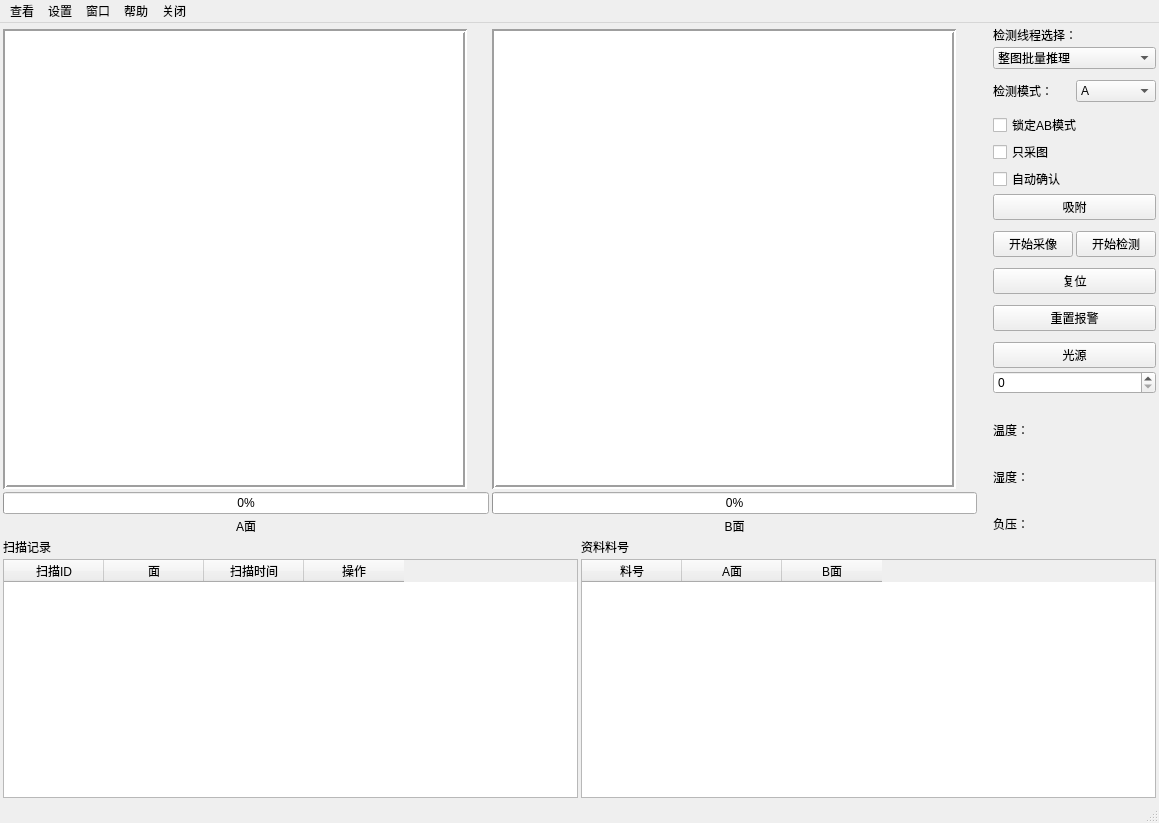
<?xml version="1.0" encoding="UTF-8"?>
<ui version="4.0">
 <class>MainWindow</class>
 <widget class="QMainWindow" name="MainWindow">
  <property name="geometry">
   <rect>
    <x>0</x>
    <y>0</y>
    <width>1159</width>
    <height>823</height>
   </rect>
  </property>
  <property name="windowTitle">
   <string>AOI检测系统</string>
  </property>
  <widget class="QWidget" name="centralwidget">
   <property name="sizePolicy">
    <sizepolicy hsizetype="Preferred" vsizetype="Preferred">
     <horstretch>0</horstretch>
     <verstretch>0</verstretch>
    </sizepolicy>
   </property>
   <layout class="QGridLayout" name="gridLayout">
    <item row="0" column="0">
     <layout class="QVBoxLayout" name="verticalLayout_6" stretch="7,4">
      <item>
       <layout class="QHBoxLayout" name="horizontalLayout_5" stretch="9,0,1">
        <item>
         <layout class="QHBoxLayout" name="horizontalLayout" stretch="1,1">
          <item>
           <layout class="QVBoxLayout" name="A_verticalLayout" stretch="1,19,1,1">
            <item>
             <layout class="QVBoxLayout" name="Atoolbar_verticalLayout">
              <item>
               <widget class="QWidget" name="Atoolbar_widget" native="true">
                <property name="sizePolicy">
                 <sizepolicy hsizetype="Preferred" vsizetype="Preferred">
                  <horstretch>0</horstretch>
                  <verstretch>0</verstretch>
                 </sizepolicy>
                </property>
               </widget>
              </item>
             </layout>
            </item>
            <item>
             <widget class="QGraphicsView" name="graphicsView_left">
              <property name="sizePolicy">
               <sizepolicy hsizetype="Fixed" vsizetype="Fixed">
                <horstretch>0</horstretch>
                <verstretch>0</verstretch>
               </sizepolicy>
              </property>
              <property name="minimumSize">
               <size>
                <width>464</width>
                <height>460</height>
               </size>
              </property>
              <property name="maximumSize">
               <size>
                <width>464</width>
                <height>460</height>
               </size>
              </property>
              <property name="frameShape">
               <enum>QFrame::Box</enum>
              </property>
              <property name="lineWidth">
               <number>2</number>
              </property>
             </widget>
            </item>
            <item>
             <widget class="QProgressBar" name="AprogressBar">
              <property name="value">
               <number>0</number>
              </property>
             </widget>
            </item>
            <item>
             <widget class="QLabel" name="A_label">
              <property name="text">
               <string>A面</string>
              </property>
              <property name="alignment">
               <set>Qt::AlignCenter</set>
              </property>
             </widget>
            </item>
           </layout>
          </item>
          <item>
           <layout class="QVBoxLayout" name="B_verticalLayout" stretch="1,19,1,1">
            <item>
             <layout class="QVBoxLayout" name="Btoolbar_verticalLayout">
              <item>
               <widget class="QWidget" name="Btoolbar_widget" native="true"/>
              </item>
             </layout>
            </item>
            <item>
             <widget class="QGraphicsView" name="graphicsView_right">
              <property name="sizePolicy">
               <sizepolicy hsizetype="Fixed" vsizetype="Fixed">
                <horstretch>0</horstretch>
                <verstretch>0</verstretch>
               </sizepolicy>
              </property>
              <property name="minimumSize">
               <size>
                <width>464</width>
                <height>460</height>
               </size>
              </property>
              <property name="maximumSize">
               <size>
                <width>464</width>
                <height>460</height>
               </size>
              </property>
              <property name="frameShape">
               <enum>QFrame::Box</enum>
              </property>
              <property name="lineWidth">
               <number>2</number>
              </property>
             </widget>
            </item>
            <item>
             <widget class="QProgressBar" name="BprogressBar">
              <property name="value">
               <number>0</number>
              </property>
             </widget>
            </item>
            <item>
             <widget class="QLabel" name="B_label">
              <property name="layoutDirection">
               <enum>Qt::LeftToRight</enum>
              </property>
              <property name="text">
               <string>B面</string>
              </property>
              <property name="alignment">
               <set>Qt::AlignCenter</set>
              </property>
             </widget>
            </item>
           </layout>
          </item>
         </layout>
        </item>
        <item>
         <spacer name="horizontalSpacer">
          <property name="orientation">
           <enum>Qt::Horizontal</enum>
          </property>
          <property name="sizeType">
           <enum>QSizePolicy::Minimum</enum>
          </property>
          <property name="sizeHint" stdset="0">
           <size>
            <width>13</width>
            <height>13</height>
           </size>
          </property>
         </spacer>
        </item>
        <item>
         <layout class="QVBoxLayout" name="verticalLayout_3" stretch="0,0,7,3">
          <item>
           <widget class="QLabel" name="label_4">
            <property name="text">
             <string>检测线程选择：</string>
            </property>
           </widget>
          </item>
          <item>
           <widget class="QComboBox" name="inference_comboBox">
            <item>
             <property name="text">
              <string>整图批量推理</string>
             </property>
            </item>
            <item>
             <property name="text">
              <string>整图非批量推理</string>
             </property>
            </item>
            <item>
             <property name="text">
              <string>单条带批量推理</string>
             </property>
            </item>
           </widget>
          </item>
          <item>
           <layout class="QVBoxLayout" name="verticalLayout" stretch="1,1,1,1,0,1,1,1,1,1,1,1,1,1,1,1">
            <item>
             <spacer name="verticalSpacer_9">
              <property name="orientation">
               <enum>Qt::Vertical</enum>
              </property>
              <property name="sizeHint" stdset="0">
               <size>
                <width>20</width>
                <height>40</height>
               </size>
              </property>
             </spacer>
            </item>
            <item>
             <layout class="QHBoxLayout" name="horizontalLayout_3">
              <item>
               <widget class="QLabel" name="label_2">
                <property name="text">
                 <string>检测模式：</string>
                </property>
               </widget>
              </item>
              <item>
               <widget class="QComboBox" name="mode_combo">
                <item>
                 <property name="text">
                  <string>A</string>
                 </property>
                </item>
                <item>
                 <property name="text">
                  <string>B</string>
                 </property>
                </item>
                <item>
                 <property name="text">
                  <string>AB</string>
                 </property>
                </item>
               </widget>
              </item>
             </layout>
            </item>
            <item>
             <spacer name="verticalSpacer_6">
              <property name="orientation">
               <enum>Qt::Vertical</enum>
              </property>
              <property name="sizeHint" stdset="0">
               <size>
                <width>20</width>
                <height>40</height>
               </size>
              </property>
             </spacer>
            </item>
            <item>
             <widget class="QCheckBox" name="lock_ab_checkbox">
              <property name="text">
               <string>锁定AB模式</string>
              </property>
             </widget>
            </item>
            <item>
             <widget class="QCheckBox" name="only_sample_checkBox">
              <property name="text">
               <string>只采图</string>
              </property>
             </widget>
            </item>
            <item>
             <widget class="QCheckBox" name="auto_confirm_checkbox">
              <property name="text">
               <string>自动确认</string>
              </property>
             </widget>
            </item>
            <item>
             <widget class="QPushButton" name="SorptionButton">
              <property name="styleSheet">
               <string notr="true">&quot;background-color: gray&quot;</string>
              </property>
              <property name="text">
               <string>吸附</string>
              </property>
             </widget>
            </item>
            <item>
             <spacer name="verticalSpacer">
              <property name="orientation">
               <enum>Qt::Vertical</enum>
              </property>
              <property name="sizeHint" stdset="0">
               <size>
                <width>20</width>
                <height>10</height>
               </size>
              </property>
             </spacer>
            </item>
            <item>
             <layout class="QHBoxLayout" name="horizontalLayout_2">
              <item>
               <widget class="QPushButton" name="StartSampleButton">
                <property name="styleSheet">
                 <string notr="true">&quot;background-color: gray&quot;</string>
                </property>
                <property name="text">
                 <string>开始采像</string>
                </property>
               </widget>
              </item>
              <item>
               <widget class="QPushButton" name="StartDetectionButton">
                <property name="styleSheet">
                 <string notr="true">&quot;background-color: gray&quot;</string>
                </property>
                <property name="text">
                 <string>开始检测</string>
                </property>
               </widget>
              </item>
             </layout>
            </item>
            <item>
             <spacer name="verticalSpacer_2">
              <property name="orientation">
               <enum>Qt::Vertical</enum>
              </property>
              <property name="sizeHint" stdset="0">
               <size>
                <width>20</width>
                <height>10</height>
               </size>
              </property>
             </spacer>
            </item>
            <item>
             <widget class="QPushButton" name="ResetButton">
              <property name="text">
               <string>复位</string>
              </property>
             </widget>
            </item>
            <item>
             <spacer name="verticalSpacer_7">
              <property name="orientation">
               <enum>Qt::Vertical</enum>
              </property>
              <property name="sizeHint" stdset="0">
               <size>
                <width>20</width>
                <height>40</height>
               </size>
              </property>
             </spacer>
            </item>
            <item>
             <widget class="QPushButton" name="AlarmRestButton">
              <property name="text">
               <string>重置报警</string>
              </property>
             </widget>
            </item>
            <item>
             <spacer name="verticalSpacer_8">
              <property name="orientation">
               <enum>Qt::Vertical</enum>
              </property>
              <property name="sizeHint" stdset="0">
               <size>
                <width>20</width>
                <height>40</height>
               </size>
              </property>
             </spacer>
            </item>
            <item>
             <widget class="QPushButton" name="pushButton">
              <property name="text">
               <string>光源</string>
              </property>
             </widget>
            </item>
            <item>
             <widget class="QSpinBox" name="spinBox">
              <property name="maximum">
               <number>999</number>
              </property>
             </widget>
            </item>
           </layout>
          </item>
          <item>
           <layout class="QVBoxLayout" name="verticalLayout_2" stretch="1,1,1,1,1,1">
            <property name="spacing">
             <number>4</number>
            </property>
            <item>
             <spacer name="verticalSpacer_4">
              <property name="orientation">
               <enum>Qt::Vertical</enum>
              </property>
              <property name="sizeHint" stdset="0">
               <size>
                <width>20</width>
                <height>10</height>
               </size>
              </property>
             </spacer>
            </item>
            <item>
             <widget class="QLabel" name="label_temperature">
              <property name="text">
               <string>温度：</string>
              </property>
             </widget>
            </item>
            <item>
             <spacer name="verticalSpacer_3">
              <property name="orientation">
               <enum>Qt::Vertical</enum>
              </property>
              <property name="sizeHint" stdset="0">
               <size>
                <width>20</width>
                <height>10</height>
               </size>
              </property>
             </spacer>
            </item>
            <item>
             <widget class="QLabel" name="label_wetness">
              <property name="text">
               <string>湿度：</string>
              </property>
             </widget>
            </item>
            <item>
             <spacer name="verticalSpacer_5">
              <property name="orientation">
               <enum>Qt::Vertical</enum>
              </property>
              <property name="sizeHint" stdset="0">
               <size>
                <width>20</width>
                <height>10</height>
               </size>
              </property>
             </spacer>
            </item>
            <item>
             <widget class="QLabel" name="label_pressure">
              <property name="text">
               <string>负压：</string>
              </property>
             </widget>
            </item>
           </layout>
          </item>
         </layout>
        </item>
       </layout>
      </item>
      <item>
       <layout class="QHBoxLayout" name="horizontalLayout_4" stretch="1,1">
        <item>
         <layout class="QVBoxLayout" name="verticalLayout_4">
          <item>
           <widget class="QLabel" name="label">
            <property name="text">
             <string>扫描记录</string>
            </property>
           </widget>
          </item>
          <item>
           <widget class="QTableWidget" name="boardTable">
            <column>
             <property name="text">
              <string>扫描ID</string>
             </property>
            </column>
            <column>
             <property name="text">
              <string>面</string>
             </property>
            </column>
            <column>
             <property name="text">
              <string>扫描时间</string>
             </property>
            </column>
            <column>
             <property name="text">
              <string>操作</string>
             </property>
            </column>
           </widget>
          </item>
         </layout>
        </item>
        <item>
         <layout class="QVBoxLayout" name="verticalLayout_5">
          <item>
           <widget class="QLabel" name="label_3">
            <property name="text">
             <string>资料料号</string>
            </property>
           </widget>
          </item>
          <item>
           <widget class="QTableWidget" name="materialTable">
            <attribute name="horizontalHeaderCascadingSectionResizes">
             <bool>false</bool>
            </attribute>
            <attribute name="horizontalHeaderShowSortIndicator" stdset="0">
             <bool>false</bool>
            </attribute>
            <attribute name="horizontalHeaderStretchLastSection">
             <bool>false</bool>
            </attribute>
            <attribute name="verticalHeaderShowSortIndicator" stdset="0">
             <bool>false</bool>
            </attribute>
            <attribute name="verticalHeaderStretchLastSection">
             <bool>false</bool>
            </attribute>
            <column>
             <property name="text">
              <string>料号</string>
             </property>
            </column>
            <column>
             <property name="text">
              <string>A面</string>
             </property>
            </column>
            <column>
             <property name="text">
              <string>B面</string>
             </property>
            </column>
           </widget>
          </item>
         </layout>
        </item>
       </layout>
      </item>
     </layout>
    </item>
   </layout>
  </widget>
  <widget class="QStatusBar" name="statusbar"/>
  <widget class="QMenuBar" name="menubar">
   <property name="geometry">
    <rect>
     <x>0</x>
     <y>0</y>
     <width>1159</width>
     <height>28</height>
    </rect>
   </property>
   <property name="defaultUp">
    <bool>false</bool>
   </property>
   <widget class="QMenu" name="window_menu">
    <property name="title">
     <string>窗口</string>
    </property>
    <addaction name="Max_action"/>
    <addaction name="separator"/>
    <addaction name="Min_action"/>
    <addaction name="separator"/>
   </widget>
   <widget class="QMenu" name="help_menu">
    <property name="title">
     <string>帮助</string>
    </property>
    <addaction name="About_action"/>
    <addaction name="separator"/>
    <addaction name="Log_action"/>
    <addaction name="separator"/>
   </widget>
   <widget class="QMenu" name="exit_menu">
    <property name="title">
     <string>关闭</string>
    </property>
    <addaction name="Close_action"/>
   </widget>
   <widget class="QMenu" name="setting_menu">
    <property name="title">
     <string>设置</string>
    </property>
    <addaction name="separator"/>
    <addaction name="System_action"/>
    <addaction name="separator"/>
   </widget>
   <widget class="QMenu" name="viewer_menu">
    <property name="title">
     <string>查看</string>
    </property>
    <addaction name="separator"/>
    <addaction name="Viewer_action"/>
   </widget>
   <addaction name="viewer_menu"/>
   <addaction name="setting_menu"/>
   <addaction name="window_menu"/>
   <addaction name="help_menu"/>
   <addaction name="exit_menu"/>
  </widget>
  <action name="Max_action">
   <property name="text">
    <string>最大化</string>
   </property>
   <property name="shortcut">
    <string>F1</string>
   </property>
  </action>
  <action name="Min_action">
   <property name="text">
    <string>最小化</string>
   </property>
   <property name="shortcut">
    <string>F2</string>
   </property>
  </action>
  <action name="ImportPicture_action">
   <property name="checkable">
    <bool>false</bool>
   </property>
   <property name="checked">
    <bool>false</bool>
   </property>
   <property name="text">
    <string>导入采样列表</string>
   </property>
   <property name="priority">
    <enum>QAction::NormalPriority</enum>
   </property>
  </action>
  <action name="ImportGerber_action">
   <property name="text">
    <string>导入GerBer图片</string>
   </property>
  </action>
  <action name="Save_action">
   <property name="checkable">
    <bool>false</bool>
   </property>
   <property name="text">
    <string>保存</string>
   </property>
  </action>
  <action name="SaveAs_action">
   <property name="text">
    <string>另存为</string>
   </property>
  </action>
  <action name="Close_action">
   <property name="text">
    <string>退出</string>
   </property>
  </action>
  <action name="About_action">
   <property name="text">
    <string>关于</string>
   </property>
  </action>
  <action name="ConfigSet_action">
   <property name="text">
    <string>参数设置</string>
   </property>
   <property name="shortcut">
    <string>F4</string>
   </property>
  </action>
  <action name="ShowData_action">
   <property name="text">
    <string>数据表格</string>
   </property>
  </action>
  <action name="Log_action">
   <property name="text">
    <string>日志</string>
   </property>
  </action>
  <action name="ImportGerberList_action">
   <property name="text">
    <string>导入模板列表</string>
   </property>
   <property name="shortcut">
    <string>Ctrl+Return</string>
   </property>
  </action>
  <action name="System_action">
   <property name="text">
    <string>系统设置</string>
   </property>
   <property name="shortcut">
    <string>F5</string>
   </property>
  </action>
  <action name="action_2">
   <property name="text">
    <string>重置大小</string>
   </property>
  </action>
  <action name="ZoomInActionSample">
   <property name="text">
    <string>sample</string>
   </property>
   <property name="shortcut">
    <string>F6, S</string>
   </property>
  </action>
  <action name="ZoomInActionTemplate">
   <property name="text">
    <string>template</string>
   </property>
   <property name="shortcut">
    <string>F6, T</string>
   </property>
  </action>
  <action name="ZoomOutActionSample">
   <property name="text">
    <string>sample</string>
   </property>
   <property name="shortcut">
    <string>F7, S</string>
   </property>
  </action>
  <action name="ZoomOutActionTemplate">
   <property name="text">
    <string>template</string>
   </property>
   <property name="shortcut">
    <string>F7, T</string>
   </property>
  </action>
  <action name="FitToWinActionSample">
   <property name="text">
    <string>sample</string>
   </property>
   <property name="shortcut">
    <string>F8, S</string>
   </property>
  </action>
  <action name="FitToWinActionTemplate">
   <property name="text">
    <string>template</string>
   </property>
   <property name="shortcut">
    <string>F8, T</string>
   </property>
  </action>
  <action name="ResetZoomActionSample">
   <property name="text">
    <string>sample</string>
   </property>
   <property name="shortcut">
    <string>F9, S</string>
   </property>
  </action>
  <action name="ResetZoomActionTemplate">
   <property name="text">
    <string>template</string>
   </property>
   <property name="shortcut">
    <string>F9, T</string>
   </property>
  </action>
  <action name="Viewer_action">
   <property name="text">
    <string>图片查看器</string>
   </property>
  </action>
 </widget>
 <layoutdefault spacing="3" margin="3"/>
 <layoutfunction spacing="3" margin="3"/>
 <resources/>
 <connections>
  <connection>
   <sender>Max_action</sender>
   <signal>triggered()</signal>
   <receiver>MainWindow</receiver>
   <slot>showMaximized()</slot>
   <hints>
    <hint type="sourcelabel">
     <x>-1</x>
     <y>-1</y>
    </hint>
    <hint type="destinationlabel">
     <x>506</x>
     <y>343</y>
    </hint>
   </hints>
  </connection>
  <connection>
   <sender>Min_action</sender>
   <signal>triggered()</signal>
   <receiver>MainWindow</receiver>
   <slot>showMinimized()</slot>
   <hints>
    <hint type="sourcelabel">
     <x>-1</x>
     <y>-1</y>
    </hint>
    <hint type="destinationlabel">
     <x>506</x>
     <y>343</y>
    </hint>
   </hints>
  </connection>
 </connections>
</ui>
